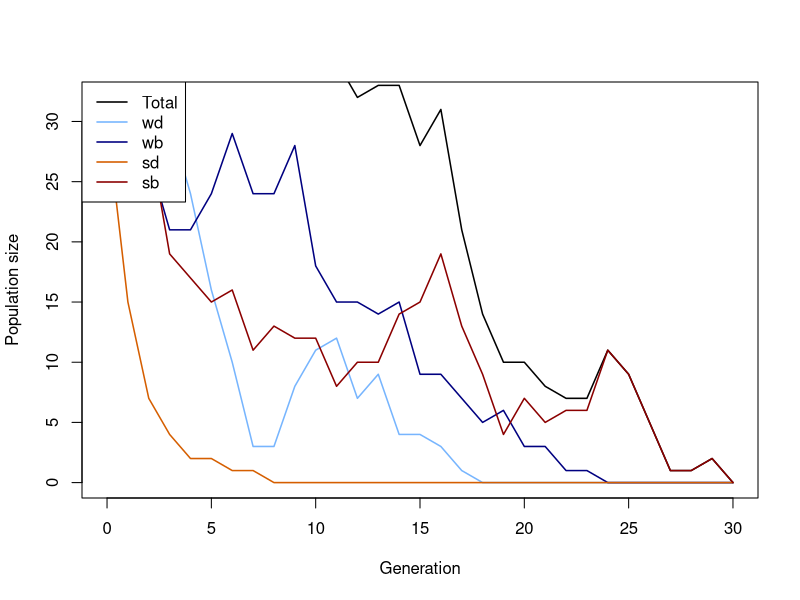
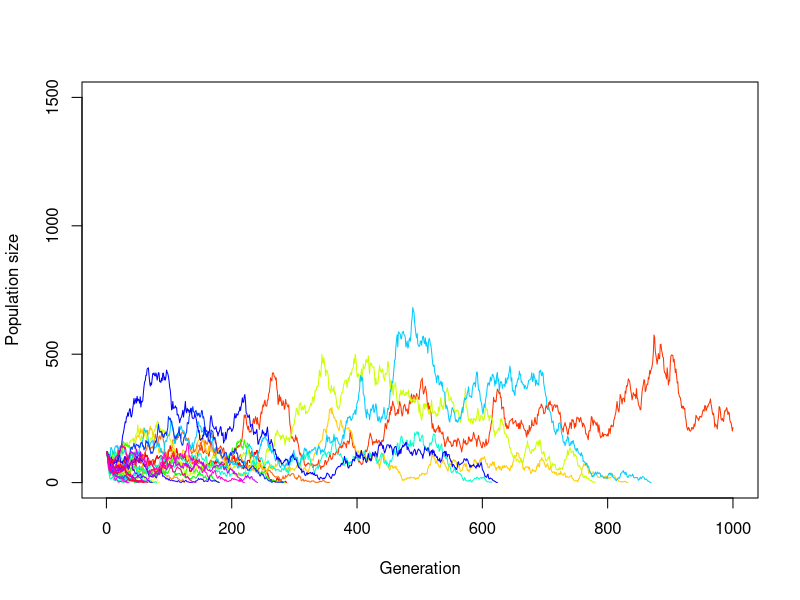
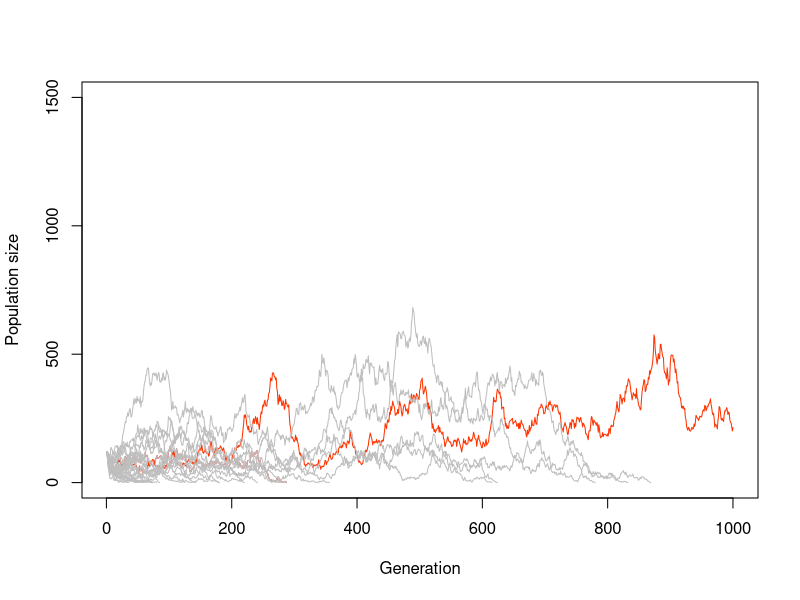
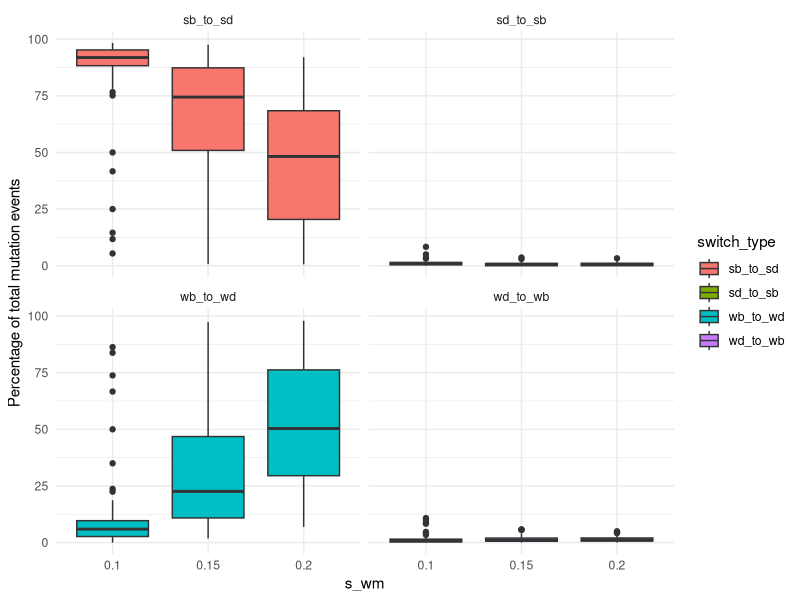
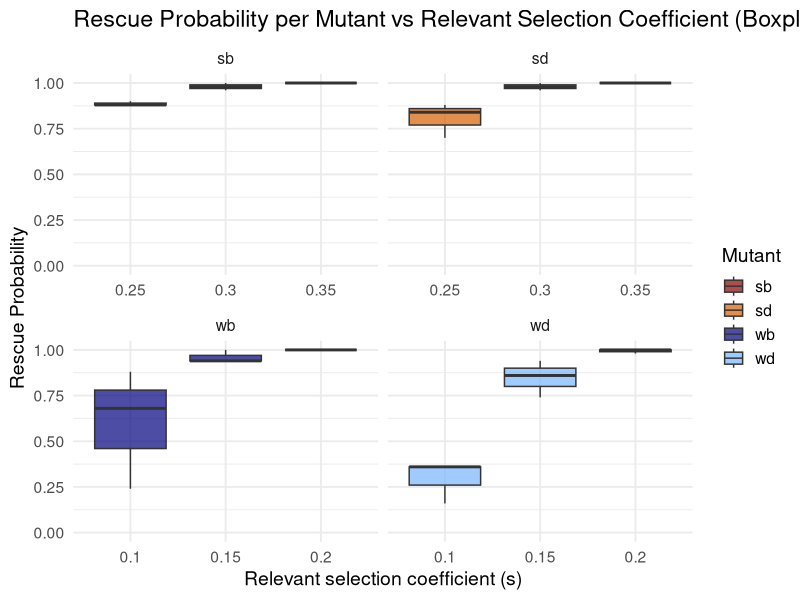
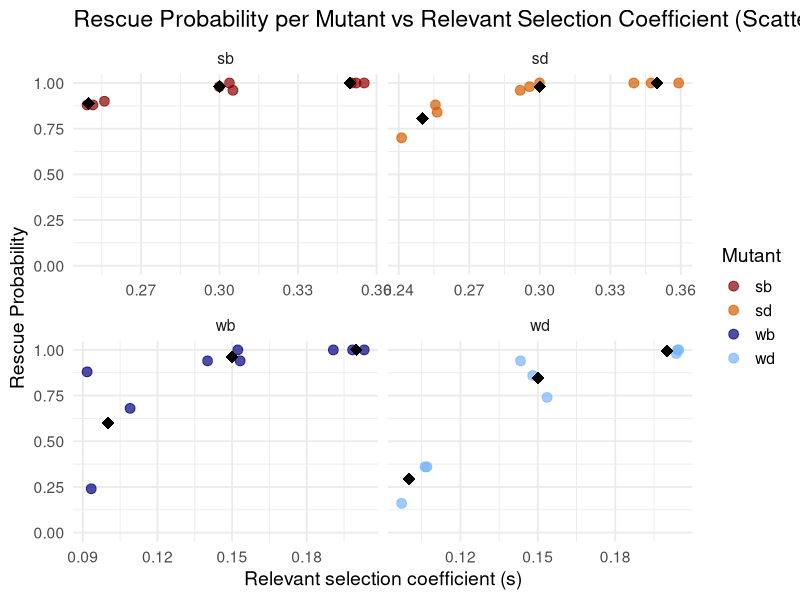
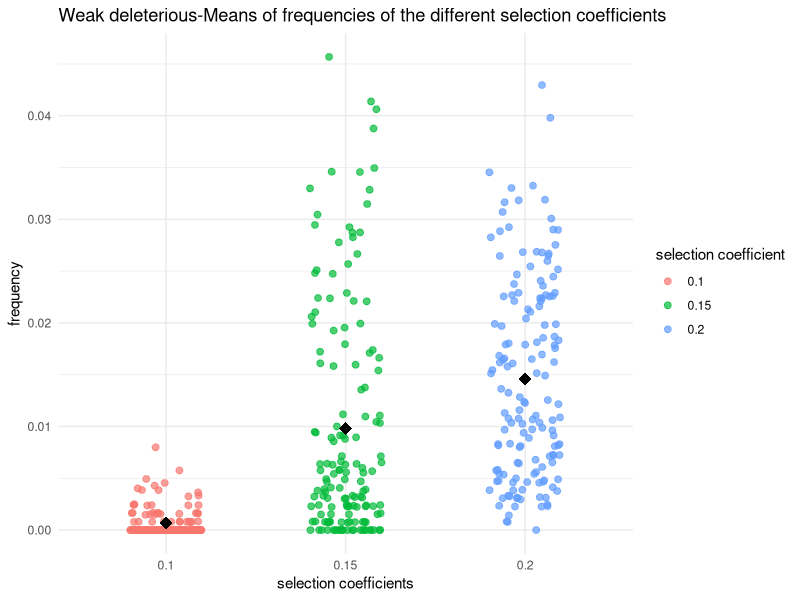
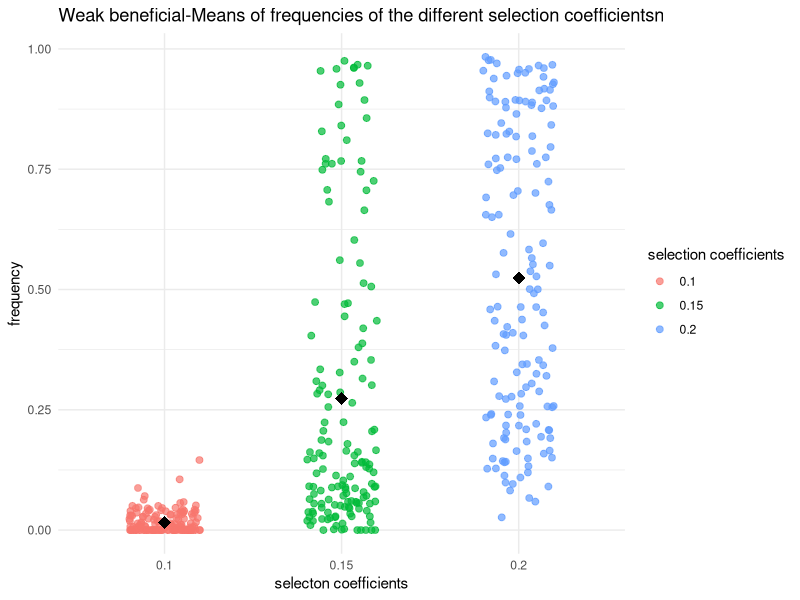

The R source for these figures, in order:
## ---- chunk 1
# Function for simulating one Generation in the Population
# adding the population sizes, decay rates, seleection coefficients and mutation rates
simulate_one_gen <- function(N_wd, N_wb, N_sd, N_sb, decay_rate_wm, decay_rate_sm, s_wm, s_sm, m_rate_wm, m_rate_sm) {
  
  # draw Offspring according to Poisson Distribution
  # altered so all four different mutations are considered 
  # for deleterious mutations the s is calculated minus (negative effect) and for the beneficial muation the s is added (positive effect)
  
  offsp_wd <- rpois(1, N_wd * (1-decay_rate_wm-s_wm))
  offsp_wb <- rpois(1, N_wb * (1-decay_rate_wm+s_wm))
  offsp_sd <- rpois(1, N_sd * (1-decay_rate_sm-s_sm))
  offsp_sb <- rpois(1, N_sb * (1-decay_rate_sm+s_sm))
  
  # draw changing Mutants according to Poisson Distribution
  # alterations considering the for different mutations 
  
  mut_wd_to_wb <- rpois(1, offsp_wd * m_rate_wm)
  mut_sd_to_sb <- rpois(1, offsp_sd * m_rate_sm)
  mut_wb_to_wd <- rpois(1, offsp_wb * m_rate_wm)
  mut_sb_to_sd <- rpois(1, offsp_sb * m_rate_sm)
  
  # determine new Population Sizes of all four Mutants (2 versions of weak Mutations   and 2   versions of strong Mutations)
  # to account for back mutations as well (beneficial to deleterious), mutations rates for these cases are added (mut_b_to_d)
  
  N_wd_new <- max(offsp_wd - mut_wd_to_wb+ mut_wb_to_wd,0)
  N_wb_new <- max(offsp_wb - mut_wb_to_wd+ mut_wd_to_wb,0)
  N_sd_new <- max(offsp_sd - mut_sd_to_sb+ mut_sb_to_sd,0)
  N_sb_new <- max(offsp_sb - mut_sb_to_sd+ mut_sd_to_sb,0)
  
  # with the return function, the new values for population sizes are stored
  
   # Return new population sizes and mutation changes
  return(list(
    N_wd_new = N_wd_new,
    N_wb_new = N_wb_new,
    N_sd_new = N_sd_new,
    N_sb_new = N_sb_new,
    mut_wb_to_wd = mut_wb_to_wd,
    mut_wd_to_wb = mut_wd_to_wb,
    mut_sb_to_sd = mut_sb_to_sd,
    mut_sd_to_sb = mut_sd_to_sb
  ))
}
  # with print we visualize the numbers we get for the population sizes and mutation changes, we simulate the population by setting our parameters to certain values 


print(simulate_one_gen(N_wd=50, N_wb=50, N_sd=50, N_sb=50, decay_rate_wm=0, decay_rate_sm=0, s_wm=0, s_sm=0, m_rate_wm=0.005, m_rate_sm=0.005))
## ---- chunk 2
# Simulation runs until the 100th Generation

max_gen=1000

#With this function we simulate over generations, we put initial population sizes of the four mutations, with the parameter max_gen we determine that our simulation maximally runs until the 100th geneeration

simulate_pop <- function(init_wd, init_wb,  init_sd, init_sb, decay_rate_wm, decay_rate_sm, s_wm, s_sm, m_rate_wm, m_rate_sm, max_gen) {
  
  # Create the Vector in which to save the Results
  pop_vector <- c(init_wd,init_wb, init_sd, init_sb)
  
  # initiate the variables
  pop_new <- c(init_wd, init_wb, init_sd, init_sb)
  
   # defining counters for mutation changes
  count_wb_to_wd <- 0
  count_wd_to_wb <- 0
  count_sb_to_sd <- 0
  count_sd_to_sb <- 0
  total_mut_events <- 0
  
  # run the Simulation until Generation max_gen
  for (i in 1:(max_gen + 1)) {
    
    # redefine the current Population one Generation later
    results <- simulate_one_gen(pop_new[1],pop_new[2],pop_new[3],pop_new[4], decay_rate_wm, decay_rate_sm, s_wm, s_sm, m_rate_wm, m_rate_sm)
    
    # add the new Population Sizes to the Output Vector
    pop_new <- c(results$N_wd_new, results$N_wb_new, results$N_sd_new, results$N_sb_new)
    pop_vector <- rbind(pop_vector,pop_new)
    
     # count for tracking Mutations
    count_wb_to_wd <- count_wb_to_wd + results$mut_wb_to_wd
    count_wd_to_wb <- count_wd_to_wb + results$mut_wd_to_wb
    count_sb_to_sd <- count_sb_to_sd + results$mut_sb_to_sd
    count_sd_to_sb <- count_sd_to_sb + results$mut_sd_to_sb
    total_mut_events <- total_mut_events + results$mut_wb_to_wd + results$mut_wd_to_wb +
      results$mut_sb_to_sd + results$mut_sd_to_sb
      
    # Condition to stop the Simulation before max_gen: either the Population exceeds 10 Times the Original Population Size, or it goes extinct
    
    if ((sum(pop_new) >= 10 * sum(c(init_wd, init_wb, init_sd, init_sb))) || sum(pop_new) == 0)
      break

}
    # calculating Mutation Frequencies percent
    if (total_mut_events > 0) {
    freq_wb_to_wd <- 100 * count_wb_to_wd / total_mut_events
    freq_wd_to_wb <- 100 * count_wd_to_wb / total_mut_events
    freq_sb_to_sd <- 100 * count_sb_to_sd / total_mut_events
    freq_sd_to_sb <- 100 * count_sd_to_sb / total_mut_events
  } else {
    freq_wb_to_wd <- freq_wd_to_wb <- freq_sb_to_sd <- freq_sd_to_sb <- 0
  }  
  # Define the Row and Column Names of the Output Vector
  rownames(pop_vector) <- (0:max_gen)[1:length(pop_vector[,1])] 
  
  # the colom-names in our vectors are according to our mutations (wd, wb, sd, sb)
  
  colnames(pop_vector) <- c("wd","wb", "sd", "sb")
  
    
  
  # Return mutation results
  return(list(
    population = pop_vector,
    switch_stats = data.frame(
      wb_to_wd = freq_wb_to_wd,
      wd_to_wb = freq_wd_to_wb,
      sb_to_sd = freq_sb_to_sd,
      sd_to_sb = freq_sd_to_sb
    )
  ))
}
  



# Test the Function and plot the Result

max_gen <- 100

# Simulation Data with certain values determined

output <- simulate_pop(init_wd=30, init_wb=30,  init_sd=30, init_sb=30, decay_rate_wm=0.1, decay_rate_sm=0.2, s_wm=0.1, s_sm=0.2, m_rate_wm=0.003, m_rate_sm=0.005,max_gen)

# show the last few Lines of the Data Table

print(tail(output))

# extractin Population-Matrix 
pop_matrix <- output$population

# assign frequencies of mutation changes
switch_stats <- output$switch_stats


# determine x Axis Range 
x_range <- 0:(nrow(pop_matrix)-1)

# plot the Output
# this plots the total Population Size-black line visible in the plot
plot(x_range, pop_matrix[,1] + pop_matrix[,2] + pop_matrix[,3] + pop_matrix[,4],
     type='l', ylim=c(0,max(pop_matrix)), xlab="Generation", ylab="Population size",
     col="black", lwd=1.5)

# adding each mutant
lines(x_range, pop_matrix[,1], col="#77b5fe", lwd=1.5) # wd
lines(x_range, pop_matrix[,2], col="navyblue", lwd=1.5) # wb
lines(x_range, pop_matrix[,3], col="#D55E00", lwd=1.5) # sd
lines(x_range, pop_matrix[,4], col="darkred", lwd=1.5) # sb

# Legend
legend("topleft",
       legend=c("Total","wd","wb","sd","sb"),
       col=c("black","#77b5fe","navyblue","#D55E00","darkred"),
       lty=1, lwd=1.5)

# output of mutation changes in per cent
print(switch_stats)

## ---- chunk 3
# code for plotting the result of different populations in one plot
init_wd <- 30
init_wb <- 30
init_sd <- 30
init_sb <- 30
m_rate_wm <- 0.002 
m_rate_sm <- 0.003
decay_rate_wm <- 0.1
decay_rate_sm <- 0.2
s_wm <- 0.1
s_sm <- 0.2
max_gen <- 1000
replicates <- 30


# defining Data Frame to save one Row (Population Size for multiple Generations until max_gen) after one Loop
temp_output <- data.frame(array(NA, dim = c(0,max_gen)))
# defining Data Frame to save all Results from Loop
final_output <- data.frame(array(NA, dim = c(replicates,max_gen)))
# defining a Set of colors in order to color each Line differently
lines_colors <- rainbow(replicates)

# simulating a population multiple times
for (i in 1:replicates) {
  temp_output <- simulate_pop(
    init_wd, init_wb, init_sd, init_sb,
    decay_rate_wm, decay_rate_sm,
    s_wm, s_sm,
    m_rate_wm, m_rate_sm,
    max_gen = max_gen)
  # extract Pop Matrix
  pop_matrix <- temp_output$population
  
  # calculate Row Sums
  temp_output <- rowSums(pop_matrix[, c("wd", "wb", "sd", "sb")])
  # adding to Result Table
  final_output[i, 1:length(temp_output)]<-temp_output
}

# defining end_gen which is as long as the last Generation where the pop size is an actual Number and not NA yet
end_gen<-tail(which(!is.na(final_output[1,])), 1)
# Plot first Line / first Population
plot(x=1:max_gen,y=final_output[1,1:max_gen],type='l',ylim=c(0,max(1500, na.rm = TRUE)),xlab =  "Generation",ylab = "Population size", col = lines_colors[1])
# Loop for plotting each Row of Data Table / Population as a Line in the Plot
for (i in 1:replicates) {
  
  end_gen<-tail(which(!is.na(final_output[i,])), 1)
  # each line gets assigned to a Color of lines_colors
  lines(x=1:max_gen,y=final_output[i,1:max_gen], col=lines_colors[i])
  
  
}

# same plot only that all lines of populations that go extinct, are colored grey
# defining end_gen which is as long as the last Generation where the pop size is an actual Number and not NA yet
end_gen<-tail(which(!is.na(final_output[1,])), 1)
# Plot one Line / one Population
plot(x=1:max_gen,y=final_output[1,1:max_gen],type='l',ylim=c(0,max(1500, na.rm = TRUE)),xlab =  "Generation",ylab = "Population size", col = lines_colors[1])
# Loop for plotting each Row of Data Table / Population as a Line in the Plot
for (i in 1:replicates) {
  
  end_gen<-tail(which(!is.na(final_output[i,])), 1)
  # if the length of end_gen is shorter than max_gen,then the Line will be colored grey
  if (end_gen < max_gen){
    line_col <- "grey"
    # otherwise the line is colored randomly with another color
  } else {
    line_col <- lines_colors[i]
  }
  lines(x=1:max_gen,y=final_output[i,1:max_gen], col=line_col)
  
  
}

## ---- chunk 4
# set some Parameters to fixed Values

init_wd <- 30
init_wb <- 30
init_sd <- 30
init_sb <- 30
m_rate_wm <- 0.01
m_rate_sm <- 0.01
decay_rate_wm <- 0.1
decay_rate_sm <- 0.2
s_wm <- 0.05
s_sm <- 0.1
max_gen <- 1000
# determine how often to run the Simulation for each set of Parameters
no_replicates <- 50


# set Parameters to vary
s_values_wm <- c(0.10,0.15,0.2)
s_values_sm <- c(0.25,0.30,0.35)
#m_values_wm <- c(0.001,0.01,0.05)
#m_values_sm <- c(0.05,0.1,0.15)


# initialize Data Table - where to collect the Results
data_table <- c()
data_table_wd<- c()
data_table_wb<- c()
data_table_sd<- c()
data_table_sb<- c()
# empty list to save rescue results
rescue_results <- data.frame(
  s_wm = numeric(),
  s_sm = numeric(),
  replicate = integer(),
  rescued = integer()
)

# preparing list to save mutation changes (in per cent) for all replicates - only if they exist
switch_stats_all <- data.frame(
  s_wm = numeric(),
  s_sm = numeric(),
  replicate = integer(),
  wb_to_wd = numeric(),
  wd_to_wb = numeric(),
  sb_to_sd = numeric(),
  sd_to_sb = numeric()
)

library(dplyr)
library(ggplot2)
library(tidyr)

# define total runs and rescue count
total_runs<-0
rescue_count<-0
# run the Simulation across all chosen parameters
# loop over mutation rates
#for(mval_wm in m_values_wm){
 # for(mval_sm in m_values_sm){
    # loop over Selection strength
    for(sval_wm in s_values_wm){
      for(sval_sm in s_values_sm){
        # different Way of running many Simulations: make Replicates using "repeat" Function         with a counter i
        # reset Counter
        i<-1
        
        repeat {
          # increase Counter by one
          i<-i+1
          # defining total runs
          total_runs <- total_runs + 1
          # run the Simulation once
          one_run <- simulate_pop(init_wd, init_wb, init_sd, init_sb,
                                  decay_rate_wm, decay_rate_sm,
                                  sval_wm, sval_sm, m_rate_wm,m_rate_sm, max_gen)
          
          # determine total Population Sizes
         pop_matrix <- one_run$population


         total_size <- rowSums(pop_matrix)
          
          # Populationsextrakt
  pop_matrix <- one_run$population
  total_size <- rowSums(pop_matrix)
# saving mutation changes  
 if (!is.null(one_run$switch_stats) && nrow(one_run$switch_stats) > 0) {
  switch_stats <- one_run$switch_stats
  switch_stats_all <- rbind(
    switch_stats_all,
    data.frame(
      s_wm = sval_wm,
      s_sm = sval_sm,
      replicate = i-1,
      wb_to_wd = switch_stats$wb_to_wd,
      wd_to_wb = switch_stats$wd_to_wb,
      sb_to_sd = switch_stats$sb_to_sd,
      sd_to_sb = switch_stats$sd_to_sb
    )
  )
}
          
          
          # determine final Population Size for each Mutant
          N_end_wd <- pop_matrix[nrow(pop_matrix), "wd"]
          N_end_wb <- pop_matrix[nrow(pop_matrix), "wb"]
          N_end_sd <- pop_matrix[nrow(pop_matrix), "sd"]
          N_end_sb <- pop_matrix[nrow(pop_matrix), "sb"]
        
          total_end <- N_end_wd + N_end_wb + N_end_sd + N_end_sb
          # introduce rescue count
         rescued_wd <- ifelse(N_end_wd > 0, 1, 0)
         rescued_wb <- ifelse(N_end_wb > 0, 1, 0)
         rescued_sd <- ifelse(N_end_sd > 0, 1, 0)
         rescued_sb <- ifelse(N_end_sb > 0, 1, 0)

         
          # save rescue outcome (rescue or extinction)
          rescue_results <- rbind(rescue_results,
            data.frame(
              s_wm = sval_wm,
              s_sm = sval_sm,
              replicate = i - 1,
              rescued_wd = rescued_wd,
              rescued_wb = rescued_wb,
              rescued_sd = rescued_sd,
              rescued_sb = rescued_sb
  )
)

          # determine Frequencies of each mutant in the final Population
          freq_wd <- ifelse(total_end > 0, N_end_wd / total_end, 0)
          freq_wb <- ifelse(total_end > 0, N_end_wb / total_end, 0)
          freq_sd <- ifelse(total_end > 0, N_end_sd / total_end, 0)
          freq_sb <- ifelse(total_end > 0, N_end_sb / total_end, 0)
          
          
          
          data_table_wd<- rbind(data_table_wd, c(sval_wm,freq_wd))
          data_table_wb<- rbind(data_table_wb, c(sval_wm, freq_wb))
          data_table_sd<- rbind(data_table_sd,c(sval_sm, freq_sd))
          data_table_sb<-rbind(data_table_sb, c (sval_sm,freq_sb))
          # enter the Data into the Table
          data_table <- rbind(data_table,c(m_rate_wm = 0.001,m_rate_sm = 0.005,sval_wm,sval_sm,N_end_wd,N_end_wb, N_end_sd, N_end_sb,freq_wd, freq_wb, freq_sd,freq_sb)) # note that we add the                varying parameters (mutation rate and selection strength for each version of weak            and strong mutation) to the table too
          # stop the repeated Computation after no_replicates times
          
          
          if(i>no_replicates) break
          
        }
      }
    }
  #}
#}

# Population over generations
print(one_run$population)
# Mutation changes in percent
print(switch_stats_all)



# Make sure data is a proper data frame
data_table_wd <- as.data.frame(data_table_wd)

# If the column names are missing or wrong, set them
colnames(data_table_wd) <- c("V1", "V2")

# Add an index column for plotting along x-axis
data_table_wd$Index <- 1:nrow(data_table_wd)

# plotting mutation changes with different s values
switch_long <- switch_stats_all %>%
  pivot_longer(cols = c(wb_to_wd, wd_to_wb, sb_to_sd, sd_to_sb),
               names_to = "switch_type",
               values_to = "percent")

ggplot(switch_long, aes(x = factor(s_wm), y = percent, fill = switch_type)) +
  geom_boxplot() +
  facet_wrap(~ switch_type) +
  labs(x = "s_wm", y = "Percentage of total mutation events") +
  theme_minimal()

# calculate rescue probability per parameter combination



rescue_summary <- rescue_results %>%
  group_by(s_wm, s_sm) %>%
  summarise(
    rescue_prob_wd = mean(rescued_wd),
    rescue_prob_wb = mean(rescued_wb),
    rescue_prob_sd = mean(rescued_sd),
    rescue_prob_sb = mean(rescued_sb),
    .groups = "drop"
  )

print(rescue_summary)


# Prepare rescue data
rescue_long <- rescue_summary %>%
  pivot_longer(
    cols = starts_with("rescue_prob_"),
    names_to = "mutant",
    values_to = "rescue_prob"
  ) %>%
  mutate(
    mutant = gsub("rescue_prob_", "", mutant),
    s_value = case_when(
      mutant %in% c("wd", "wb") ~ s_wm,
      mutant %in% c("sd", "sb") ~ s_sm
    )
  )

library(ggplot2)

ggplot(rescue_long, aes(x = factor(s_value), y = rescue_prob, fill = mutant)) +
  geom_boxplot(alpha = 0.7) +
  scale_y_continuous(limits = c(0, 1)) +
  scale_fill_manual(values = c(
    "wd" = "#77b5fe", 
    "wb" = "navyblue", 
    "sd" = "#D55E00", 
    "sb" = "darkred"
  )) +
  facet_wrap(~ mutant, scales = "free_x") +
  labs(
    title = "Rescue Probability per Mutant vs Relevant Selection Coefficient (Boxplot)",
    x = "Relevant selection coefficient (s)",
    y = "Rescue Probability",
    fill = "Mutant"
  ) +
  theme_minimal(base_size = 14)

ggplot(rescue_long, aes(x = s_value, y = rescue_prob, color = mutant)) +
  geom_jitter(width = 0.01, height = 0, size = 3, alpha = 0.7) +
  stat_summary(fun = mean, geom = "point", shape = 18, size = 4, color = "black") +
  scale_y_continuous(limits = c(0, 1)) +
  scale_color_manual(values = c(
    "wd" = "#77b5fe", 
    "wb" = "navyblue", 
    "sd" = "#D55E00", 
    "sb" = "darkred"
  )) +
  facet_wrap(~ mutant, scales = "free_x") +
  labs(
    title = "Rescue Probability per Mutant vs Relevant Selection Coefficient (Scatterplot)",
    x = "Relevant selection coefficient (s)",
    y = "Rescue Probability",
    color = "Mutant"
  ) +
  theme_minimal(base_size = 14)














# plotting wd with different s values
  # making sure that its a data frame
data_table_wd <- as.data.frame(data_table_wd)
colnames(data_table_wd) <- c("V1", "V2")


  # Scatterplot of wd with jitter and mean 
library(ggplot2)
ggplot(data_table_wd, aes(x = factor(V1), y = V2, color = factor(V1))) +
  geom_jitter(width = 0.2, height = 0, size = 2, alpha = 0.7) +
  stat_summary(fun = mean, geom = "point", shape = 18, size = 4, color = "black") +
  labs(
    x = "selection coefficients",
    y = "frequency",
    color = "selection coefficient",
    title = "Weak deleterious-Means of frequencies of the different selection coefficients"
  ) +
  theme_minimal()

# plotting wb with different s values
  # making sure that its a data frame
data_table_wb <- as.data.frame(data_table_wb)
colnames(data_table_sb) <- c("V1", "V2")

# Scatterplot of wb with jitter and mean
ggplot(data_table_wb, aes(x = factor(V1), y = V2, color = factor(V1))) +
  geom_jitter(width = 0.2, height = 0, size = 2, alpha = 0.7) +
  stat_summary(fun = mean, geom = "point", shape = 18, size = 4, color = "black") +
  labs(
    x = "selecton coefficients",
    y = "frequency",
    color = "selection coefficients",
    title = "Weak beneficial-Means of frequencies of the different selection coefficientsn"
  ) +
  theme_minimal()

# plotting sd with different s values
  # making sure that its a data frame
data_table_sd <- as.data.frame(data_table_sd)

colnames(data_table_sd) <- c("V1", "V2")

  # Scatterplot of sd with jitter and mean
ggplot(data_table_sd, aes(x = factor(V1), y = V2, color = factor(V1))) +
  geom_jitter(width = 0.2, height = 0, size = 2, alpha = 0.7) +
  stat_summary(fun = mean, geom = "point", shape = 18, size = 4, color = "black") +
  labs(
    x = "selection coefficients ",
    y = "frequency",
    color = "selection coefficients",
    title = "Strong deletrious-Means of frequencies of the different selection coefficients"
  ) +
  theme_minimal()

# plotting sb with different s values
  # making sure that its a data frame

data_table_sb <- as.data.frame(data_table_sb)
colnames(data_table_sb) <- c("V1", "V2")

  # Scatterplot of sb with jitter and mean 
ggplot(data_table_sb, aes(x = factor(V1), y = V2, color = factor(V1))) +
  geom_jitter(width = 0.2, height = 0, size = 2, alpha = 0.7) +
  stat_summary(fun = mean, geom = "point", shape = 18, size = 4, color = "black") +
  labs(
    x = "selection coefficients",
    y = "frequency",
    color = "selection coefficients",
    title = "Strong beneficial-Means of frequencies of the different selection coefficients"
  ) +
  theme_minimal()


# mean Frequencies of each mutant
mean_freq_wd <- mean(freq_wd)*100
mean_freq_wb <- mean(freq_wb)*100
mean_freq_sd <- mean(freq_sd)*100
mean_freq_sb <- mean(freq_sb)*100

print(paste("Mean frequency of wd =", mean_freq_wd) )
print(paste("Mean frequency of wb =", mean_freq_wb) )
print(paste("Mean frequency of sd =", mean_freq_sd) )
print(paste("Mean frequency of sb =", mean_freq_sb) )

# define Column Names of Data Table
colnames(data_table) <- c("m_rate_wm","m_rate_sm","s_wm","s_sm","N_end_wd", "N_end_wb", "N_end_sd", "N_end_sb","freq_wd", "freq_wb", "freq_sd","freq_sb")
# show the first and last Lines of the Output
print(head(data_table))
print(tail(data_table))
## ---- chunk 5

# --- Initial parameters ---
init_wd <- 50
init_wb <- 50
init_sd <- 50
init_sb <- 50

decay_rate_wm <- 0.15
decay_rate_sm <- 0.25
s_wm <- 0.2
s_sm <- 0.3

max_gen <- 1000
no_replicates <- 50

# --- Parameter grids ---
s_values_wm <- c(0.10, 0.15, 0.20)
s_values_sm <- c(0.25, 0.30, 0.35)
m_values_wm <- c(0.004, 0.005, 0.006)
m_values_sm <- c(0.007, 0.008, 0.009)

# --- Initialize results containers ---
data_table <- c()
data_table_wd <- c()
data_table_wb <- c()
data_table_sd <- c()
data_table_sb <- c()

rescue_results <- data.frame(
  s_sm = numeric(),
  m_rate_sm = numeric(),
  replicate = integer(),
  rescued_sd = integer(),
  rescued_sb = integer()
)

# --- Counters ---
total_runs <- 0
rescue_count <- 0

# --- Simulation loop ---
for (mval_sm in m_values_sm) {
  for (sval_sm in s_values_sm) {
    for (rep in 1:no_replicates) {
      
      # Run your simulation (make sure simulate_pop() is defined)
      one_run <- simulate_pop(
        init_wd, init_wb, init_sd, init_sb,
        decay_rate_wm, decay_rate_sm,
        sval_sm, s_wm, mval_sm, m_rate_wm, max_gen
      )
      
      # Extract final population sizes correctly
      pop <- one_run$population
      N_end_sd <- tail(pop[, "sd"], 1)
      N_end_sb <- tail(pop[, "sb"], 1)
      
      # Determine rescue outcomes
      rescued_sd <- as.integer(N_end_sd > 0)
      rescued_sb <- as.integer(N_end_sb > 0)
      
      # Append results
      rescue_results <- rbind(
        rescue_results,
        data.frame(
          s_sm = sval_sm,
          m_rate_sm = mval_sm,
          replicate = rep,
          rescued_sd = rescued_sd,
          rescued_sb = rescued_sb
        )
      )
    }
  }
}

# --- Summarise rescue probabilities ---
library(dplyr)
rescue_summary <- rescue_results %>%
  group_by(s_sm, m_rate_sm) %>%
  summarise(
    rescue_prob_sd = mean(rescued_sd),
    rescue_prob_sb = mean(rescued_sb),
    .groups = "drop"
  )

# --- Visualisation ---
library(tidyr)
library(ggplot2)

# Long format (optional, for general plotting)
rescue_long <- rescue_summary %>%
  pivot_longer(
    cols = starts_with("rescue_prob_"),
    names_to = "mutant",
    values_to = "rescue_prob"
  ) %>%
  mutate(mutant = gsub("rescue_prob_", "", mutant))

# --- Heatmap: strong deleterious mutation ---
ggplot(rescue_summary, aes(x = factor(s_sm), y = factor(m_rate_sm), fill = rescue_prob_sd)) +
  geom_tile() +
  scale_fill_gradientn(
    colors = c("blue", "#FFB3B3", "red"),
    values = c(0, 0.3, 1),
    limits = c(0, 1),
    name = "Rescue Prob sd"
  ) +
  labs(
    title = "Heatmap: Rescue Probability of Strong Deleterious Mutation",
    x = "Strong selection coefficients",
    y = "Mutation rates (strong mutation)"
  ) +
  theme_minimal()

# --- Heatmap: strong beneficial mutation ---
ggplot(rescue_summary, aes(x = factor(s_sm), y = factor(m_rate_sm), fill = rescue_prob_sb)) +
  geom_tile() +
  scale_fill_gradientn(
    colors = c("blue", "#FFB3B3", "red"),
    values = c(0, 0.3, 1),
    limits = c(0, 1),
    name = "Rescue Prob sb"
  ) +
  labs(
    title = "Heatmap: Rescue Probability of Strong Beneficial Mutation",
    x = "Strong selection coefficients",
    y = "Mutation rates (strong mutation)"
  ) +
  theme_minimal()




rescue_results <- data.frame(
  s_wm = numeric(),
  m_rate_wm = numeric(),
  replicate = integer(),
  rescued_wd = integer(),
  rescued_wb = integer()
)

total_runs <- 0
rescue_count <- 0

# --- Simulation loop ---
for (mval_wm in m_values_wm) {
  for (sval_wm in s_values_wm) {
    for (rep in 1:no_replicates) {
      
      # Run your simulation (make sure simulate_pop() is defined)
      one_run <- simulate_pop(
        init_wd, init_wb, init_sd, init_sb,
        decay_rate_wm, decay_rate_sm,
        sval_wm, s_sm, mval_wm, m_rate_sm, max_gen
      )
      
      # Extract final population sizes correctly
      pop <- one_run$population
      N_end_wd <- tail(pop[, "wd"], 1)
      N_end_wb <- tail(pop[, "wb"], 1)
      
      # Determine rescue outcomes
      rescued_wd <- as.integer(N_end_wd > 0)
      rescued_wb <- as.integer(N_end_wb > 0)
      
      # Append results
      rescue_results <- rbind(
        rescue_results,
        data.frame(
          s_wm = sval_wm,
          m_rate_wm = mval_wm,
          replicate = rep,
          rescued_wd = rescued_wd,
          rescued_wb = rescued_wb
        )
      )
    }
  }
}

# --- Summarise rescue probabilities ---
library(dplyr)
rescue_summary <- rescue_results %>%
  group_by(s_wm, m_rate_wm) %>%
  summarise(
    rescue_prob_wd = mean(rescued_wd),
    rescue_prob_wb = mean(rescued_wb),
    .groups = "drop"
  )

# --- Visualisation ---
library(tidyr)
library(ggplot2)

# Convert to long format (optional)
rescue_long <- rescue_summary %>%
  pivot_longer(
    cols = starts_with("rescue_prob_"),
    names_to = "mutant",
    values_to = "rescue_prob"
  ) %>%
  mutate(mutant = gsub("rescue_prob_", "", mutant))

# --- Heatmap: weak deleterious mutation ---
ggplot(rescue_summary, aes(x = factor(s_wm), y = factor(m_rate_wm), fill = rescue_prob_wd)) +
  geom_tile() +
  scale_fill_gradientn(
    colors = c("blue", "#FFB3B3", "red"),
    values = c(0, 0.2, 1),
    limits = c(0, 1),
    name = "Rescue Prob wd"
  ) +
  labs(
    title = "Heatmap: Rescue Probability of Weak Deleterious Mutation",
    x = "Weak selection coefficients",
    y = "Mutation rates (weak mutation)"
  ) +
  theme_minimal()

# --- Heatmap: weak beneficial mutation ---
ggplot(rescue_summary, aes(x = factor(s_wm), y = factor(m_rate_wm), fill = rescue_prob_wb)) +
  geom_tile() +
  scale_fill_gradientn(
    colors = c("blue", "#FFB3B3", "red"),
    values = c(0, 0.3, 1),
    limits = c(0, 1),
    name = "Rescue Prob wb"
  ) +
  labs(
    title = "Heatmap: Rescue Probability of Weak Beneficial Mutation",
    x = "Weak selection coefficients",
    y = "Mutation rates (weak mutation)"
  ) +
  theme_minimal() +
  theme(
    plot.title = element_text(hjust = 0.5, size = 14, face = "bold"), # zentrieren & größer
    plot.margin = margin(t = 20, r = 10, b = 10, l = 10)              # mehr Abstand oben
  )
